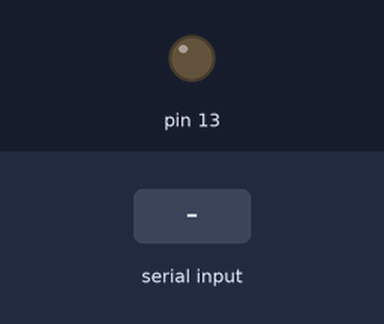
Bench run of a sketch on a simulated Arduino Uno, built with avr-gcc and run on an emulated ATmega328P. Shown: output pins drawn as LEDs (lit = HIGH). Inputs (shaded band) come from the test bench.

Above: at 1.2 s.
1.3 s: "<90,45>" received over the second serial link
At 1.6 s:
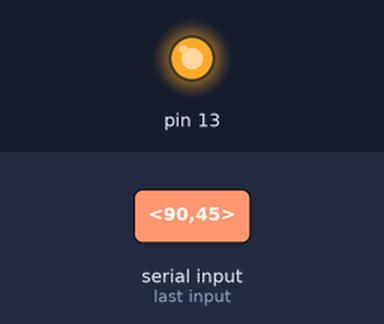
Timing chart, 0 to 4.3 s (numbered marks = the images above; inputs shaded):
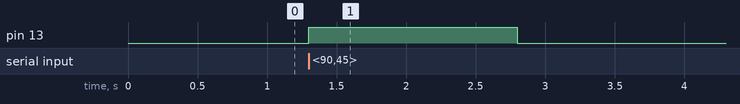

The sketch:

_3_wheel_drive.ino
```cpp
#include <SoftwareSerial.h>
SoftwareSerial mySerial(10,11); //RX and TX

char ch;
int A,B;
int flag;
void setup()
{
  pinMode(13,OUTPUT);
  //Serial.begin(9600);
  digitalWrite(13,LOW);
  mySerial.begin(38400);
}

void loop()
{
  if(mySerial.available())
  {
    ch=mySerial.read();
    //Serial.println(ch);
    if(ch=='<')
    {
      //s=0;
      A=B=0;
      flag=0;
    }

   while(ch>=48&&ch<=57&&flag==0)
   {
     A=A*10+int(ch)-'0';
     while(mySerial.available()==0);
     ch=mySerial.read();
     if(ch<48||ch>57)
     flag=1;
   }
   while(ch>=48&&ch<=57&&flag==1)
   {
     B=B*10+int(ch)-'0';
     while(mySerial.available()==0);
     ch=mySerial.read();
     if(ch<48||ch>57)
     flag=2;
   }
   if(ch=='>')
   {
     //Serial.print(A);
     //Serial.print(" ");
     //Serial.println(B);
     if(B<90 && A>50)
     {
       digitalWrite(13,HIGH);
       delay(1500);
       digitalWrite(13,LOW);
     }
   }
  }
}
```

Measured:
- after the input at 1.3 s, pin 13: LOW → HIGH at once, → LOW 1.5 s later
